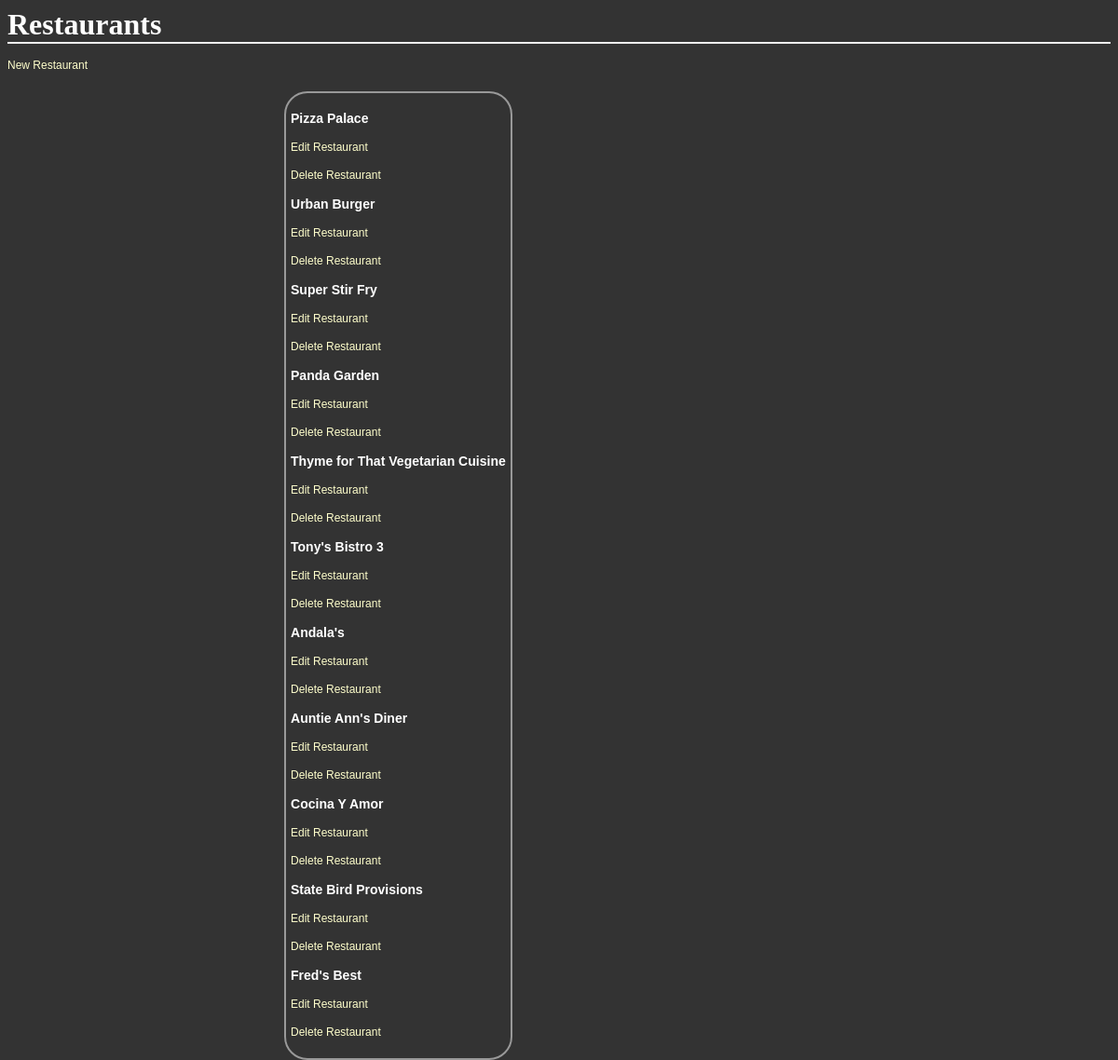
The page /restaurants/ on the database as committed earlier.
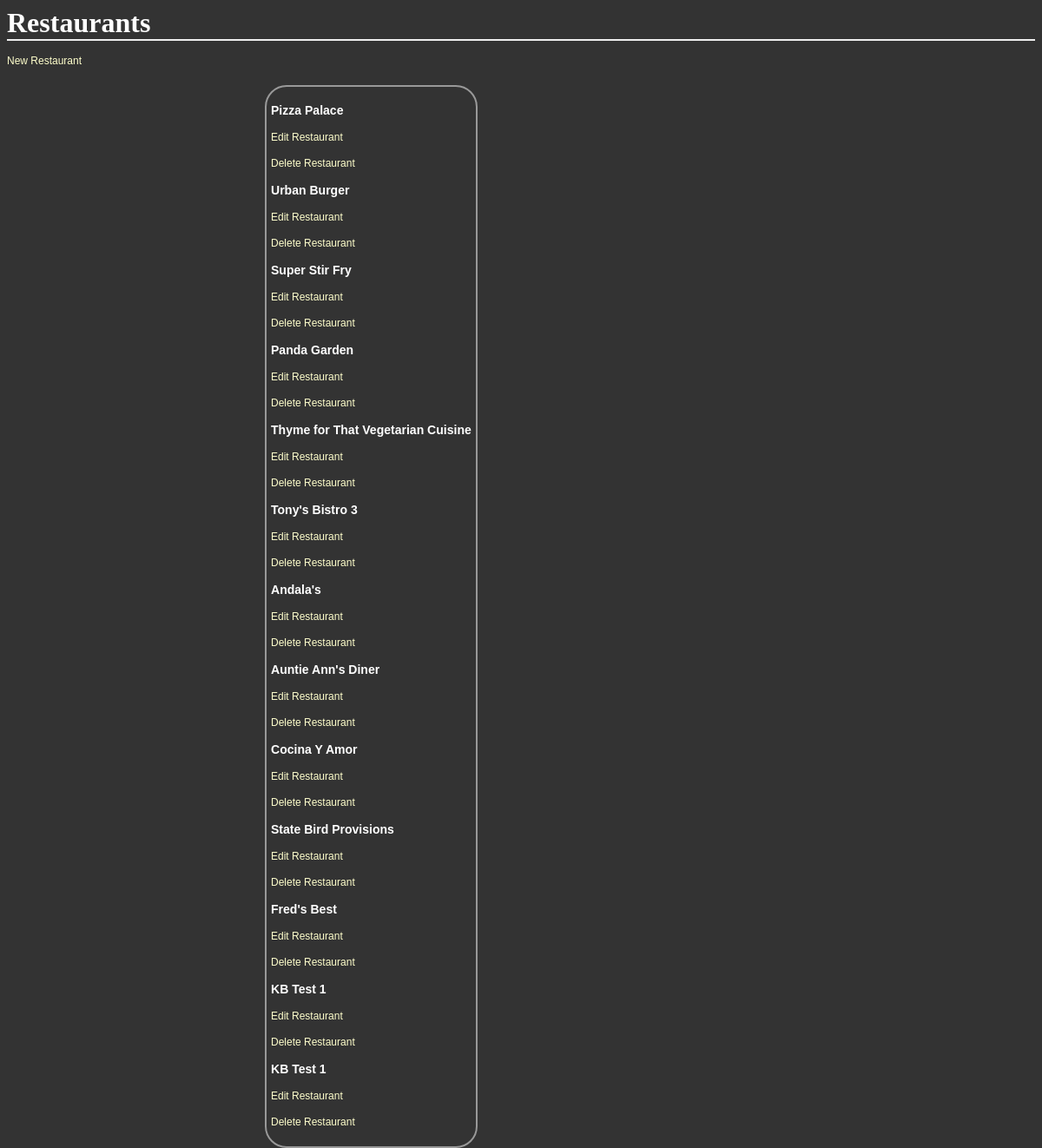
The same page on the database as committed later.
### database_setup.py (models this page shows, shortened)
class Restaurant(Base):
    __tablename__ = 'restaurant'
    name = Column(String(80), nullable = False)
    id = Column(Integer, primary_key = True)
    description = Column(String(250))
    priceRange = Column(String(25))
    cuisine = Column(String(250))

### project.py (the view)
@app.route('/')
@app.route('/restaurants/')
def showRestaurants():
    restaurants = session.query(Restaurant).all()
    return render_template("restaurants.html", restaurants = restaurants)

### templates/restaurants.html
<html>
<head>
	<link rel=stylesheet type=text/css href="{{ url_for('static', filename='styles.css') }}">
	</head>
<body>
<h1>Restaurants</h1>
<p><a href = "{{url_for('newRestaurant')}}">New Restaurant</a></p>
<div class = 'pane'>
{% for restaurant in restaurants %}
<div>
<a href = "{{url_for('restaurantMenu', restaurant_id = restaurant.id)}}"> <h3>{{restaurant.name}}</h3></a>
<p><a href = "{{url_for('editRestaurant',restaurant_id = restaurant.id)}}">Edit Restaurant</a></p>
<p> <a href = "{{url_for('deleteRestaurant',restaurant_id = restaurant.id)}}">Delete Restaurant</a> </p>
</div>
{% endfor %}
</div>
</body>
</html>

### static/styles.css (style rules this page uses)
body { font-family: sans-serif; background-color: #333333 }
h1, h2, h3, h4 { color: #ffffff; }
h1, h2 { font-family: 'georgia', serif; margin: 0; }
h1 { border-bottom: 2px solid #eee; }
p, dd, dt { color: #cccccc; }
a { text-decoration: none; color: #ffffcc; font-size: .75em; }
.pane { position: absolute; left: 25%; border: 2px solid; border-radius: 25px; padding: 5px; margin: 5px; border-color: #999999; background-color: #333333 }

Rows that differ between the two databases and show on the page:
added Restaurant: name "KB Test 1"
added Restaurant: name "KB Test 1"
